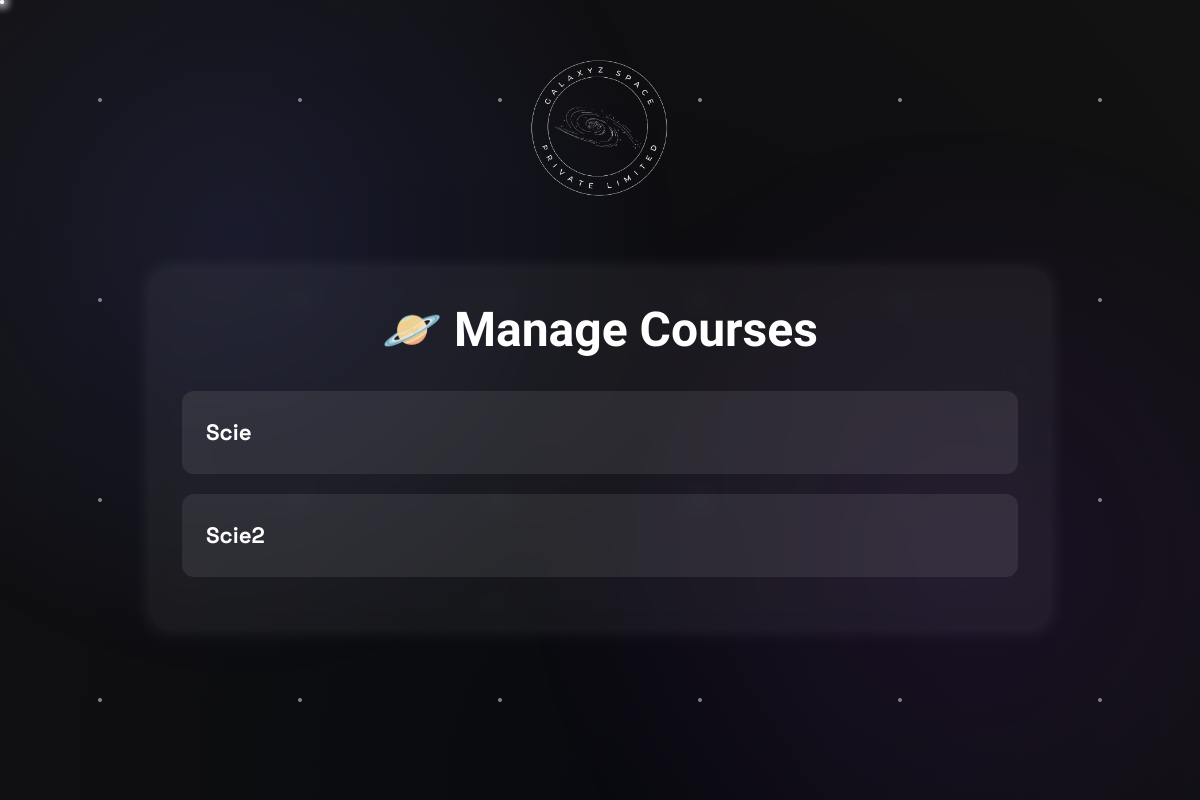
/users/manage_courses/ (signed in), run on an earlier commit of the app's database.
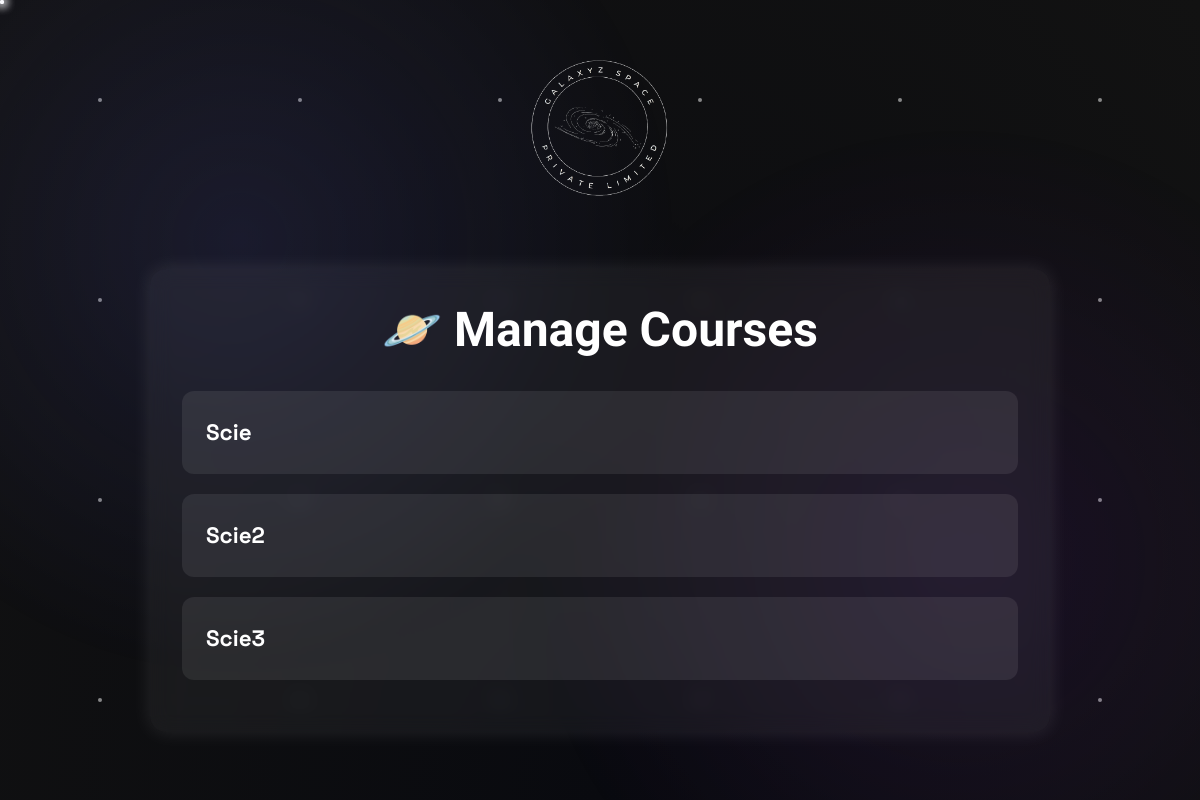
And on a later commit of the database.
### users/models.py (models this page shows, shortened)
class Course(models.Model):
    title = models.CharField(max_length=100)
    description = models.TextField()
    price = models.DecimalField(max_digits=6, decimal_places=2)
    instructor = models.CharField(max_length=100)
    numberOfRegisteredUsers = models.IntegerField(default=0)
    created_at = models.DateTimeField(auto_now_add=True)
    poster = models.ImageField(upload_to='course_posters/', null=True, blank=True)
    pdf = models.FileField(upload_to='pdfs/', blank=True, null=True)
    courseVideoLink = models.URLField(max_length=200, null=True, blank=True)

### users/views.py (the view)
# urls.py: path('manage_courses/', views.manage_courses, name='manage_courses'),
@login_required
@user_passes_test(lambda u: u.is_superuser)
def manage_courses(request):
    courses = Course.objects.all()
    return render(request, 'users/manage_courses.html', {'courses': courses})

### users/templates/users/manage_courses.html (shortened to what this page needs)
<!DOCTYPE html>
{% load static %}
<html lang="en">
<head>
  <link rel="stylesheet" href="{% static 'styles/main.css' %}">
</head>
<body>
  <div class="space-background">
    <div class="stars"></div>
    <div class="twinkling"></div>
    <div class="shooting-stars"></div>
    <div class="nebula"></div>
  </div>
      <div class="logo-wrapper">
      <a href="{% url 'home' %}"><img src="{% static 'assets/frontmoving.png' %}" alt="Logo" /></a>
    </div>
  <div class="course-container">
    <h2 style="text-align: center; color: #fff; margin-bottom: 2rem;">🪐 Manage Courses</h2>
{% for course in courses %}
  <div class="course-card" onclick="toggleDetails('{{ course.id }}')">
    <div class="course-title">{{ course.title }}</div>
  </div>
{% empty %}
  <p style="text-align: center; color: #ccc;">No courses available.</p>
{% endfor %}
  </div>
</body>
</html>

### static/styles/main.css (style rules this page uses)
:root { --primary: #0B0E3F; --secondary: #7B2CBF; --accent: #5E60CE; --accent-light: #9D4EDD; --text: #F8F9FA; --text-muted: rgba(248, 249, 250, 0.7); --dark: #121212; --darker: #090A0F; --light: #F2F2F2; --transition: all 0.4s cubic-bezier(0.25, 0.8, 0.25, 1); --gradient: linear-gradient(135deg, var(--accent), var(--secondary)); }
* { margin: 0; padding: 0; box-sizing: border-box; }
html { scroll-behavior: smooth; }
body { font-family: 'Space Grotesk', sans-serif; background-color: var(--dark); color: var(--text); line-height: 1.6; overflow-x: hidden; position: relative; }
.space-background { position: fixed; top: 0; left: 0; width: 100%; height: 100%; z-index: -1; overflow: hidden; }
.stars { position: absolute; top: 0; left: 0; width: 100%; height: 100%; background: radial-gradient(ellipse at bottom, var(--darker) 0%, var(--dark) 100%); z-index: 1; }
.twinkling { position: absolute; top: 0; left: 0; width: 100%; height: 100%; background-size: 200px 200px; z-index: 2; animation: twinkle 200s linear infinite; }
.shooting-stars { position: absolute; top: 0; left: 0; width: 100%; height: 100%; z-index: 3; overflow: hidden; }
.shooting-stars::before { content: ""; position: absolute; width: 4px; height: 4px; background: white; border-radius: 50%; box-shadow: 0 0 10px 2px white; animation: shooting-star 10s linear infinite; }
.shooting-stars::after { content: ""; position: absolute; width: 4px; height: 4px; background: white; border-radius: 50%; box-shadow: 0 0 10px 2px white; animation: shooting-star 15s linear infinite 5s; }
.nebula { position: absolute; top: 0; left: 0; width: 100%; height: 100%; z-index: 4; opacity: 0.3; background: radial-gradient(circle at 20% 30%, rgba(94, 96, 206, 0.5), transparent 40%), radial-gradient(circle at 80% 70%, rgba(123, 44, 191, 0.4), transparent 40%); animation: nebula-pulse 30s alternate infinite; }
h1, h2, h3, h4, h5, h6 { font-family: 'Orbitron', sans-serif; line-height: 1.2; margin-bottom: 1rem; }
h2 { font-size: clamp(2rem, 5vw, 3rem); }

### users/templates/users/manage_courses.html (style rules this page uses)
.course-container { max-width: 900px; margin: 4rem auto; background: rgba(255, 255, 255, 0.05); padding: 2rem; border-radius: 16px; box-shadow: 0 0 20px rgba(255, 255, 255, 0.1); backdrop-filter: blur(10px); }
.course-card { background: rgba(255, 255, 255, 0.08); padding: 1.5rem; margin-bottom: 1.2rem; border-radius: 12px; cursor: pointer; transition: 0.3s; }
.course-title { font-size: 1.4rem; font-weight: bold; color: #fff; }
.logo-wrapper { width: 100%; display: flex; justify-content: center; margin-top: 60px; }
.logo-wrapper img { max-width: 150px; height: auto; }

What changed in the data, as far as the page shows it:
added Course: title "Scie3"
